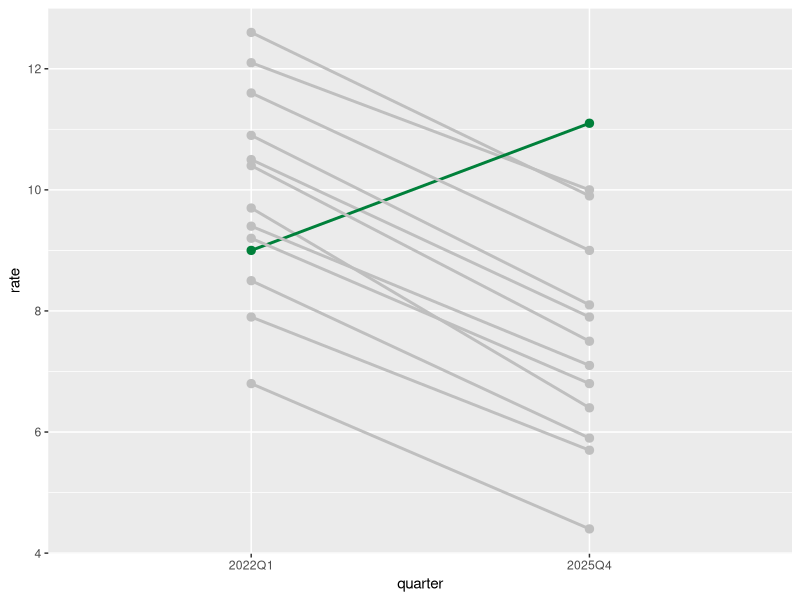

Write the R code that produced this figure.
## ---- chunk 1
#| include: false
library(tidyverse)
ends <- read_csv("unemployment.csv") |>
  filter(region != "Kingdom",
         date %in% range(date)) |>
  group_by(region) |>
  mutate(rose = last(rate) > first(rate)) |>
  ungroup() |>
  arrange(rose)
## ---- chunk 2
#| fig-width: 8
#| fig-height: 5.5
ggplot(ends, aes(quarter, rate, group = region,
                 colour = rose)) +
  geom_line(linewidth = 1) +
  geom_point(size = 2.5) +
  scale_colour_manual(values = c(`TRUE` = "#00803A",
                                 `FALSE` = "grey75"),
                      guide = "none")
